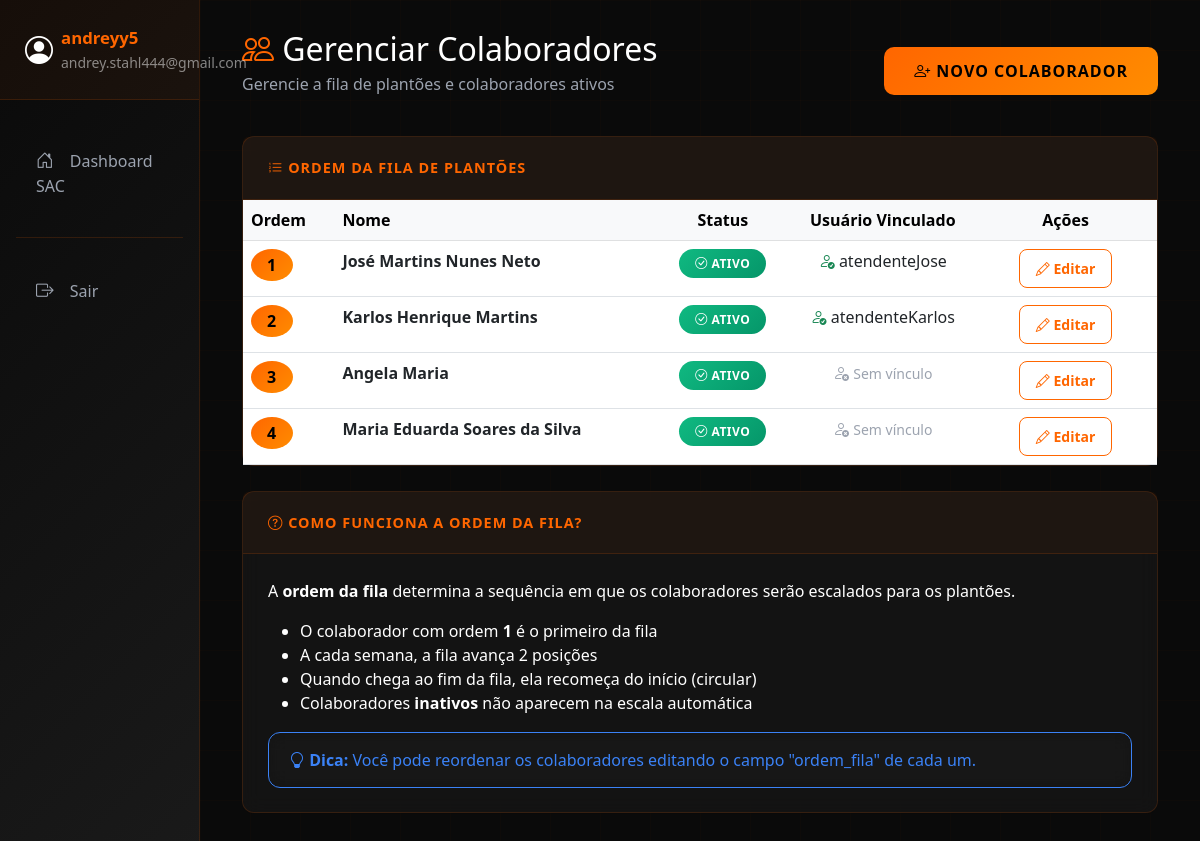
Screenshot of /plantao/colaboradores/ (signed in) with the database file from the repository.
### apps/plantao/models.py (models this page shows, shortened)
class Colaborador(models.Model):
    user = models.OneToOneField(User, on_delete=models.CASCADE, related_name='colaborador', null=True, blank=True)
    nome_completo = models.CharField(max_length=200)
    ativo = models.BooleanField(default=True)
    ordem_fila = models.IntegerField(default=0, help_text="Ordem na fila de plantões")
    class Meta:
        verbose_name = "Colaborador"
        verbose_name_plural = "Colaboradores"
        ordering = ['ordem_fila', 'nome_completo']

### apps/plantao/views.py (the view)
    def wrapper(request, *args, **kwargs):
        if not is_admin(request.user):
            messages.error(request, '🔒 Você não tem permissão para acessar esta página.')
            return redirect('dashboard')
        return view_func(request, *args, **kwargs)

### apps/plantao/views.py (called while the page is built)
def is_admin(user):
    return user.groups.filter(name='Administrador').exists() or user.is_superuser

def get_user_colaborador(user):
    try:
        return Colaborador.objects.get(user=user)
    except Colaborador.DoesNotExist:
        return None

def admin_required(view_func):
    def wrapper(request, *args, **kwargs):
        if not is_admin(request.user):
            messages.error(request, '🔒 Você não tem permissão para acessar esta página.')
            return redirect('dashboard')
        return view_func(request, *args, **kwargs)
    return wrapper

@login_required
@admin_required
def gerenciar_colaboradores(request):
    colaboradores = Colaborador.objects.all().order_by('ordem_fila')
    context = {
        'colaboradores': colaboradores,
    }
    return render(request, 'dashboard/colaboradores.html', context)

def notificacoes_processor(request):
    if request.user.is_authenticated:
        colaborador = get_user_colaborador(request.user)
        if colaborador:
            nao_lidas = Notificacao.objects.filter(
                colaborador=colaborador,
                lida=False
            ).count()
            return {'notificacoes_nao_lidas': nao_lidas}
    return {'notificacoes_nao_lidas': 0}

### templates/dashboard/colaboradores.html (shortened to what this page needs)
{% extends 'base.html' %}
{% block content %}
<div class="d-flex justify-content-between align-items-center mb-4">
    <div>
        <h2 class="mb-1"><i class="bi bi-people text-primary"></i> Gerenciar Colaboradores</h2>
        <p class="text-muted">Gerencie a fila de plantões e colaboradores ativos</p>
    </div>
    <div>
        <a href="{% url 'cadastrar_colaborador' %}" class="btn btn-primary">
            <i class="bi bi-person-plus"></i> Novo Colaborador
        </a>
    </div>
</div>
<div class="card">
    <div class="card-header">
        <i class="bi bi-list-ol"></i> Ordem da Fila de Plantões
    </div>
    <div class="card-body p-0">
        {% if colaboradores %}
            <div class="table-responsive">
                <table class="table table-hover mb-0">
                    <thead class="table-light">
                        <tr>
                            <th width="10%">Ordem</th>
                            <th width="35%">Nome</th>
                            <th width="15%" class="text-center">Status</th>
                            <th width="20%" class="text-center">Usuário Vinculado</th>
                            <th width="20%" class="text-center">Ações</th>
                        </tr>
                    </thead>
                    <tbody>
                        {% for colaborador in colaboradores %}
                        <tr>
                            <td>
                                <span class="badge bg-primary rounded-circle fs-6 px-3 py-2">
                                    {{ colaborador.ordem_fila }}
                                </span>
                            </td>
                            <td>
                                <strong>{{ colaborador.nome_completo }}</strong>
                            </td>
                            <td class="text-center">
                                {% if colaborador.ativo %}
                                    <span class="badge bg-success">
                                        <i class="bi bi-check-circle"></i> Ativo
                                    </span>
                                {% else %}
                                    <span class="badge bg-secondary">
                                        <i class="bi bi-x-circle"></i> Inativo
                                    </span>
                                {% endif %}
                            </td>
                            <td class="text-center">
                                {% if colaborador.user %}
                                    <i class="bi bi-person-check text-success"></i>
                                    {{ colaborador.user.username }}
                                {% else %}
                                    <i class="bi bi-person-x text-muted"></i>
                                    <small class="text-muted">Sem vínculo</small>
                                {% endif %}
                            </td>
                            <td class="text-center">
                                <a href="{% url 'editar_colaborador' colaborador.id %}" class="btn btn-sm btn-outline-primary">
                                    <i class="bi bi-pencil"></i> Editar
                                </a>
                            </td>
                        </tr>
                        {% endfor %}
                    </tbody>
                </table>
            </div>
        {% endif %}
    </div>
</div>
<div class="card mt-4">
    <div class="card-header">
        <i class="bi bi-question-circle"></i> Como funciona a ordem da fila?
    </div>
    <div class="card-body">
        <p>A <strong>ordem da fila</strong> determina a sequência em que os colaboradores serão escalados para os plantões.</p>
        <ul>
            <li>O colaborador com ordem <strong>1</strong> é o primeiro da fila</li>
            <li>A cada semana, a fila avança 2 posições</li>
            <li>Quando chega ao fim da fila, ela recomeça do início (circular)</li>
            <li>Colaboradores <strong>inativos</strong> não aparecem na escala automática</li>
        </ul>
        <div class="alert alert-info mb-0">
            <i class="bi bi-lightbulb"></i>
            <strong>Dica:</strong> Você pode reordenar os colaboradores editando o campo "ordem_fila" de cada um.
        </div>
    </div>
</div>
{% endblock %}

### templates/base.html (shortened to what this page needs)
<!DOCTYPE html>
<html lang="pt-BR">
<head>
    <link href="https://cdn.jsdelivr.net/npm/bootstrap@5.3.0/dist/css/bootstrap.min.css" rel="stylesheet">
    <link rel="stylesheet" href="https://cdn.jsdelivr.net/npm/bootstrap-icons@1.10.0/font/bootstrap-icons.css">
</head>
<body>
    <div class="container-fluid">
        <div class="row">
            <div class="col-md-2 px-0 sidebar">
<div class="user-info">
                    <div class="d-flex align-items-center">
                        <i class="bi bi-person-circle fs-3 me-2"></i>
                        <div>
                            <div class="fw-bold">{{ user.get_full_name|default:user.username }}</div>
                            <small class="text-white-50">{{ user.email }}</small>
                        </div>
                    </div>
                </div>
                <nav class="nav flex-column mt-4">
                    {% if 'tecnicos' in request.path %}
                        <a class="nav-link {% if request.resolver_match.url_name == 'dashboard_tecnicos' %}active{% endif %}"
                           href="{% url 'dashboard_tecnicos' %}">
                            <i class="bi bi-house-door"></i> Dashboard Técnicos
                        </a>
                        {% if is_admin %}
                        <a class="nav-link {% if 'cadastrar_plantao_tecnico' in request.resolver_match.url_name %}active{% endif %}"
                           href="{% url 'cadastrar_plantao_tecnico' %}">
                            <i class="bi bi-calendar-plus"></i> Cadastrar Plantão
                        </a>
                        <a class="nav-link {% if 'gerar_escala_tecnicos' in request.resolver_match.url_name %}active{% endif %}"
                           href="{% url 'gerar_escala_tecnicos' %}">
                            <i class="bi bi-calendar-check"></i> Gerar Escala
                        </a>
                        <a class="nav-link {% if 'gerenciar_tecnicos' in request.resolver_match.url_name %}active{% endif %}"
                           href="{% url 'gerenciar_tecnicos' %}">
                            <i class="bi bi-tools"></i> Técnicos
                        </a>
                        {% endif %}
                    {% else %}
                        <a class="nav-link {% if request.resolver_match.url_name == 'dashboard' %}active{% endif %}"
                           href="{% url 'dashboard' %}">
                            <i class="bi bi-house-door"></i> Dashboard SAC
                        </a>
                    {% endif %}
                    <hr class="text-white-50 mx-3">
                    <a class="nav-link" href="{% url 'logout' %}">
                        <i class="bi bi-box-arrow-right"></i> Sair
                    </a>
                </nav>
            </div>
            <div class="col-md-10">
                <div class="content-wrapper">
                    {% block content %}{% endblock %}
                </div>
            </div>
        </div>
    </div>
</body>
</html>

### templates/base.html (style rules this page uses)
:root { --primary-orange: #ff6600; --dark-orange: #ff8c00; --bg-dark: #0a0a0a; --bg-card: rgba(26, 26, 26, 0.6); --text-light: #ffffff; --text-gray: #9ca3af; --border-subtle: rgba(255, 102, 0, 0.15); }
* { scrollbar-width: thin; scrollbar-color: var(--primary-orange) var(--bg-dark); }
body { min-height: 100vh; background-color: var(--bg-dark); color: var(--text-light); position: relative; overflow-x: hidden; }
body::before { content: ''; position: fixed; inset: 0; background-image: linear-gradient(rgba(255, 102, 0, 0.02) 1px, transparent 1px), linear-gradient(90deg, rgba(255, 102, 0, 0.02) 1px, transparent 1px); background-size: 50px 50px; animation: gridMove 20s linear infinite; pointer-events: none; z-index: 0; }
.sidebar { min-height: 100vh; background: linear-gradient(135deg, #0a0a0a 0%, #1a1a1a 100%); border-right: 1px solid var(--border-subtle); position: relative; z-index: 10; }
.sidebar .nav-link { color: var(--text-gray); padding: 14px 20px; margin: 8px 15px; border-radius: 10px; border: 1px solid transparent; transition: all 0.3s ease; position: relative; }
.sidebar .nav-link::before { content: ''; position: absolute; left: 0; top: 0; height: 100%; width: 3px; background: var(--primary-orange); transform: scaleY(0); transition: transform 0.3s ease; border-radius: 0 3px 3px 0; }
.sidebar .nav-link i { margin-right: 12px; width: 20px; text-align: center; font-size: 1.1rem; }
.content-wrapper { padding: 30px; position: relative; z-index: 1; }
.card { background: var(--bg-card); backdrop-filter: blur(10px); border: 1px solid var(--border-subtle); border-radius: 12px; margin-bottom: 25px; transition: all 0.3s ease; }
.card-header { background: rgba(255, 102, 0, 0.05); border-bottom: 1px solid var(--border-subtle); padding: 20px 25px; font-weight: 600; color: var(--primary-orange); border-radius: 11px 11px 0 0; text-transform: uppercase; letter-spacing: 1px; font-size: 0.9rem; }
.card-body { padding: 25px; color: var(--text-light); }
.btn-primary { background: linear-gradient(135deg, #ff6600 0%, #ff8c00 100%); border: none; padding: 12px 30px; border-radius: 10px; color: #000; font-weight: 700; text-transform: uppercase; letter-spacing: 1px; transition: all 0.3s ease; }
.btn-outline-primary, .btn-outline-danger { background: transparent; border: 1.5px solid; padding: 8px 16px; border-radius: 8px; font-weight: 600; transition: all 0.3s ease; }
.btn-outline-primary { border-color: var(--primary-orange); color: var(--primary-orange); }
.table { color: var(--text-light); background: transparent; }
.badge { padding: 8px 16px; border-radius: 20px; font-weight: 600; text-transform: uppercase; letter-spacing: 0.5px; font-size: 0.75rem; }
.badge.bg-primary { background: linear-gradient(135deg, #ff6600 0%, #ff8c00 100%) !important; color: #000; }
.badge.bg-success { background: linear-gradient(135deg, #10b981 0%, #059669 100%) !important; }
.user-info { padding: 25px; border-bottom: 1px solid var(--border-subtle); background: rgba(255, 102, 0, 0.05); }
.user-info .fw-bold { color: var(--primary-orange); font-size: 1.05rem; }
.alert { border-radius: 12px; border: 1px solid; padding: 15px 20px; font-weight: 500; background: rgba(26, 26, 26, 0.4); backdrop-filter: blur(10px); }
.alert-info { border-color: #3b82f6; color: #3b82f6; }
.text-muted { color: var(--text-gray) !important; }
.text-primary { color: var(--primary-orange) !important; }
h1, h2, h3, h4, h5, h6 { color: var(--text-light); }
hr { border-color: var(--border-subtle); opacity: 1; }

### rows the page displays
Colaborador: ordem_fila "1", nome_completo "José Martins Nunes Neto", ativo True (drawn), user.username "atendenteJose"
Colaborador: ordem_fila "2", nome_completo "Karlos Henrique Martins", ativo True (drawn), user.username "atendenteKarlos"
Colaborador: ordem_fila "3", nome_completo "Angela Maria", ativo True (drawn), shows "Sem vínculo"
Colaborador: ordem_fila "4", nome_completo "Maria Eduarda Soares da Silva", ativo True (drawn), shows "Sem vínculo"

### other values shown
{{ user.get_full_name|default:user.username }} "andreyy5"
{{ user.email }} "andrey.stahl444@gmail.com"
